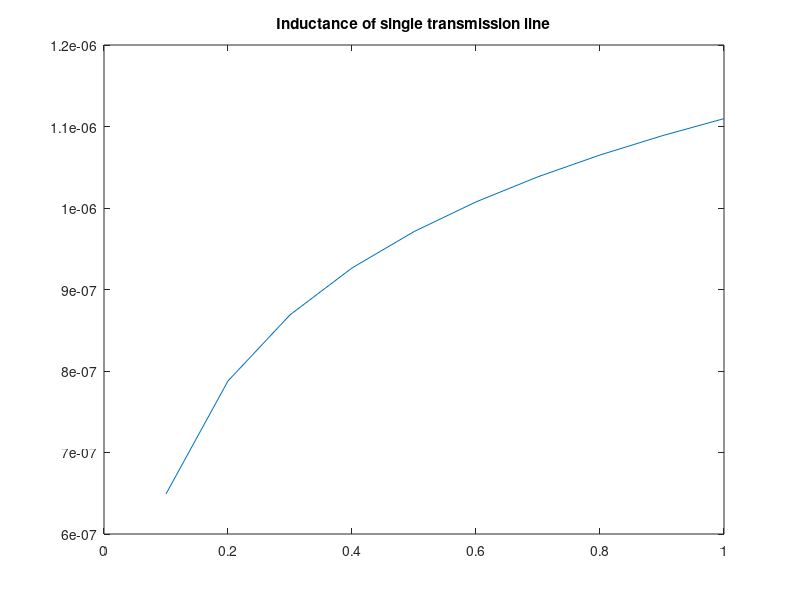

MATLAB code for this plot: (Note: this script raises an error after producing the figure.)
% for calculation of inductace of in single transmission wire per unit length

r = 0.005 % radius of cross-section area of conductor (m^2)
GMR = 0.7788*r % geometric mean radius
meu = 4*pi*10^(-7) % magnetic permebility in non-magnetic material

% distance array
d = 0:0.1:1

% inductance value array at per distance
l = (meu/(2*pi))*log(d/GMR)

% for ploting the graph
figure
plot(d,l)
title('Inductance of single transmission line')
xlable('distance form the wire')
ylable('inductance value in Henry/meter')

% Inductance of Three-Phase Transmission Line in Asymmetrical Arrangement per unit length

% case 1. when all conductor are symmerical, means
% Ia + Ib + Ic = 0
% D = Dac = Dab = Dbc

D = 0.5 % (m^2)

% then inductance of three pahse transmission line per phase per unit length
l = (meu/(2*pi))*log(D/GMR)

% case 2. for transposed three phase transmission line

Dab = 0.6
Dbc = 0.4
Dac = 0.5

GMD = (Dab+Dbc+Dac)^(1/3) % geomertic mean distances

% then inductance of three pahse transmission line per phase per unit length
l = (meu/(2*pi))*log(GMD/GMR)